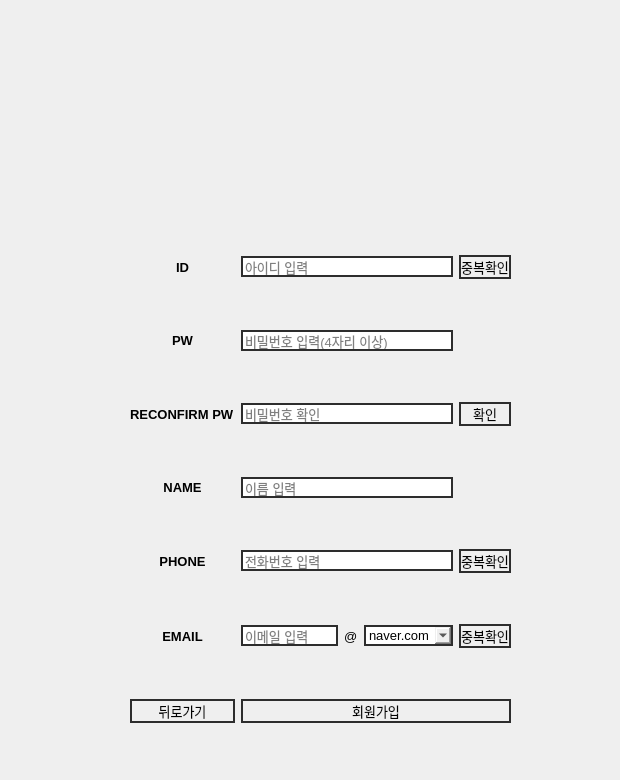
     <widget class="QWidget" name="page_2">
      <widget class="QWidget" name="layoutWidget">
       <property name="geometry">
        <rect>
         <x>130</x>
         <y>210</y>
         <width>381</width>
         <height>561</height>
        </rect>
       </property>
       <layout class="QGridLayout" name="gridLayout">
        <item row="3" column="0">
         <widget class="QLabel" name="label_4">
          <property name="font">
           <font>
            <pointsize>10</pointsize>
            <bold>true</bold>
           </font>
          </property>
          <property name="text">
           <string>NAME</string>
          </property>
          <property name="alignment">
           <set>Qt::AlignCenter</set>
          </property>
         </widget>
        </item>
        <item row="5" column="1">
         <widget class="QLineEdit" name="lineEdit_5">
          <property name="font">
           <font>
            <pointsize>10</pointsize>
           </font>
          </property>
          <property name="styleSheet">
           <string notr="true">border-radius:15px;
border: 2px solid rgb(45, 45, 45);
</string>
          </property>
          <property name="placeholderText">
           <string>이메일 입력</string>
          </property>
         </widget>
        </item>
        <item row="2" column="4">
         <widget class="QPushButton" name="pushButton_13">
          <property name="font">
           <font>
            <pointsize>10</pointsize>
           </font>
          </property>
          <property name="cursor">
           <cursorShape>PointingHandCursor</cursorShape>
          </property>
          <property name="styleSheet">
           <string notr="true">border-radius:15px;
border: 2px solid rgb(45, 45, 45);
</string>
          </property>
          <property name="text">
           <string>확인</string>
          </property>
         </widget>
        </item>
        <item row="6" column="0">
         <widget class="QPushButton" name="pushButton_11">
          <property name="font">
           <font>
            <pointsize>10</pointsize>
           </font>
          </property>
          <property name="cursor">
           <cursorShape>PointingHandCursor</cursorShape>
          </property>
          <property name="styleSheet">
           <string notr="true">border-radius:15px;
border: 2px solid rgb(45, 45, 45);
</string>
          </property>
          <property name="text">
           <string>뒤로가기</string>
          </property>
         </widget>
        </item>
        <item row="4" column="4">
         <widget class="QPushButton" name="pushButton_4">
          <property name="font">
           <font>
            <pointsize>10</pointsize>
           </font>
          </property>
          <property name="cursor">
           <cursorShape>PointingHandCursor</cursorShape>
          </property>
          <property name="styleSheet">
           <string notr="true">border-radius:15px;
border: 2px solid rgb(45, 45, 45);
</string>
          </property>
          <property name="text">
           <string>중복확인</string>
          </property>
         </widget>
        </item>
        <item row="6" column="1" colspan="4">
         <widget class="QPushButton" name="pushButton">
          <property name="font">
           <font>
            <pointsize>10</pointsize>
           </font>
          </property>
          <property name="cursor">
           <cursorShape>PointingHandCursor</cursorShape>
          </property>
          <property name="styleSheet">
           <string notr="true">border-radius:15px;
border: 2px solid rgb(45, 45, 45);
</string>
          </property>
          <property name="text">
           <string>회원가입</string>
          </property>
         </widget>
        </item>
        <item row="0" column="4">
         <widget class="QPushButton" name="pushButton_3">
          <property name="font">
           <font>
            <pointsize>10</pointsize>
           </font>
          </property>
          <property name="cursor">
           <cursorShape>PointingHandCursor</cursorShape>
          </property>
          <property name="styleSheet">
           <string notr="true">border-radius:15px;
border: 2px solid rgb(45, 45, 45);
</string>
          </property>
          <property name="text">
           <string>중복확인</string>
          </property>
         </widget>
        </item>
        <item row="5" column="2">
         <widget class="QLabel" name="label_84">
          <property name="font">
           <font>
            <pointsize>10</pointsize>
           </font>
          </property>
          <property name="text">
           <string>@</string>
          </property>
         </widget>
        </item>
        <item row="5" column="4">
         <widget class="QPushButton" name="pushButton_5">
          <property name="font">
           <font>
            <pointsize>10</pointsize>
           </font>
          </property>
          <property name="cursor">
           <cursorShape>PointingHandCursor</cursorShape>
          </property>
          <property name="styleSheet">
           <string notr="true">border-radius:15px;
border: 2px solid rgb(45, 45, 45);
</string>
          </property>
          <property name="text">
           <string>중복확인</string>
          </property>
         </widget>
        </item>
        <item row="5" column="0">
         <widget class="QLabel" name="label_6">
          <property name="font">
           <font>
            <pointsize>10</pointsize>
            <bold>true</bold>
           </font>
          </property>
          <property name="text">
           <string>EMAIL</string>
          </property>
          <property name="alignment">
           <set>Qt::AlignCenter</set>
          </property>
         </widget>
        </item>
        <item row="1" column="0">
         <widget class="QLabel" name="label_3">
          <property name="font">
           <font>
            <pointsize>10</pointsize>
            <bold>true</bold>
           </font>
          </property>
          <property name="text">
           <string>PW</string>
          </property>
          <property name="alignment">
           <set>Qt::AlignCenter</set>
          </property>
         </widget>
        </item>
        <item row="2" column="0">
         <widget class="QLabel" name="label_16">
          <property name="font">
           <font>
            <pointsize>10</pointsize>
            <bold>true</bold>
           </font>
          </property>
          <property name="text">
           <string>RECONFIRM PW</string>
          </property>
         </widget>
        </item>
        <item row="4" column="0">
         <widget class="QLabel" name="label_5">
          <property name="font">
           <font>
            <pointsize>10</pointsize>
            <bold>true</bold>
           </font>
          </property>
          <property name="text">
           <string>PHONE</string>
          </property>
          <property name="alignment">
           <set>Qt::AlignCenter</set>
          </property>
         </widget>
        </item>
        <item row="0" column="0">
         <widget class="QLabel" name="label_2">
          <property name="font">
           <font>
            <pointsize>10</pointsize>
            <bold>true</bold>
           </font>
          </property>
          <property name="text">
           <string>ID</string>
          </property>
          <property name="alignment">
           <set>Qt::AlignCenter</set>
          </property>
         </widget>
        </item>
        <item row="5" column="3">
         <widget class="QComboBox" name="comboBox_19">
          <property name="font">
           <font>
            <pointsize>10</pointsize>
           </font>
          </property>
          <property name="cursor">
           <cursorShape>PointingHandCursor</cursorShape>
          </property>
          <property name="styleSheet">
           <string notr="true">border-radius:15px;
border: 2px solid rgb(45, 45, 45);
</string>
          </property>
          <item>
           <property name="text">
            <string>naver.com</string>
           </property>
          </item>
          <item>
           <property name="text">
            <string>gamil.com</string>
           </property>
          </item>
          <item>
           <property name="text">
            <string>nate.com</string>
           </property>
          </item>
          <item>
           <property name="text">
            <string>kakao.com</string>
           </property>
          </item>
          <item>
           <property name="text">
            <string>hanmail.net</string>
           </property>
          </item>
          <item>
           <property name="text">
            <string/>
           </property>
          </item>
         </widget>
        </item>
        <item row="4" column="1" colspan="3">
         <widget class="QLineEdit" name="lineEdit_4">
          <property name="font">
           <font>
            <pointsize>10</pointsize>
           </font>
          </property>
          <property name="styleSheet">
           <string notr="true">border-radius:15px;
border: 2px solid rgb(45, 45, 45);
</string>
          </property>
          <property name="placeholderText">
           <string>전화번호 입력</string>
          </property>
         </widget>
        </item>
        <item row="3" column="1" colspan="3">
         <widget class="QLineEdit" name="lineEdit_3">
          <property name="font">
           <font>
            <pointsize>10</pointsize>
           </font>
          </property>
          <property name="styleSheet">
           <string notr="true">border-radius:15px;
border: 2px solid rgb(45, 45, 45);
</string>
          </property>
          <property name="placeholderText">
           <string>이름 입력</string>
          </property>
         </widget>
        </item>
        <item row="2" column="1" colspan="3">
         <widget class="QLineEdit" name="lineEdit_15">
          <property name="font">
           <font>
            <pointsize>10</pointsize>
           </font>
          </property>
          <property name="styleSheet">
           <string notr="true">border-radius:15px;
border: 2px solid rgb(45, 45, 45);
</string>
          </property>
          <property name="echoMode">
           <enum>QLineEdit::Password</enum>
          </property>
          <property name="placeholderText">
           <string>비밀번호 확인</string>
          </property>
         </widget>
        </item>
        <item row="1" column="1" colspan="3">
         <widget class="QLineEdit" name="lineEdit_2">
          <property name="font">
           <font>
            <pointsize>10</pointsize>
           </font>
          </property>
          <property name="styleSheet">
           <string notr="true">border-radius:15px;
border: 2px solid rgb(45, 45, 45);
</string>
          </property>
          <property name="echoMode">
           <enum>QLineEdit::Password</enum>
          </property>
          <property name="placeholderText">
           <string>비밀번호 입력(4자리 이상)</string>
          </property>
         </widget>
        </item>
        <item row="0" column="1" colspan="3">
         <widget class="QLineEdit" name="lineEdit">
          <property name="font">
           <font>
            <pointsize>10</pointsize>
           </font>
          </property>
          <property name="styleSheet">
           <string notr="true">border-radius:15px;
border: 2px solid rgb(45, 45, 45);
</string>
          </property>
          <property name="placeholderText">
           <string>아이디 입력</string>
          </property>
         </widget>
        </item>
       </layout>
      </widget>
      <widget class="QPushButton" name="pushButton_89">
       <property name="geometry">
        <rect>
         <x>50</x>
         <y>10</y>
         <width>561</width>
         <height>51</height>
        </rect>
       </property>
       <property name="cursor">
        <cursorShape>PointingHandCursor</cursorShape>
       </property>
       <property name="text">
        <string/>
       </property>
       <property name="icon">
        <iconset>
         <normaloff>../../Desktop/Important/다나와_프로젝트/사진/1.png</normaloff>../../Desktop/Important/다나와_프로젝트/사진/1.png</iconset>
       </property>
       <property name="iconSize">
        <size>
         <width>200</width>
         <height>200</height>
        </size>
       </property>
       <property name="flat">
        <bool>true</bool>
       </property>
      </widget>
      <widget class="QPushButton" name="pushButton_90">
       <property name="geometry">
        <rect>
         <x>0</x>
         <y>0</y>
         <width>61</width>
         <height>51</height>
        </rect>
       </property>
       <property name="cursor">
        <cursorShape>PointingHandCursor</cursorShape>
       </property>
       <property name="text">
        <string/>
       </property>
       <property name="icon">
        <iconset>
         <normaloff>../../Desktop/Important/다나와_프로젝트/사진/home.png</normaloff>../../Desktop/Important/다나와_프로젝트/사진/home.png</iconset>
       </property>
       <property name="iconSize">
        <size>
         <width>50</width>
         <height>50</height>
        </size>
       </property>
       <property name="flat">
        <bool>true</bool>
       </property>
      </widget>
     </widget>
